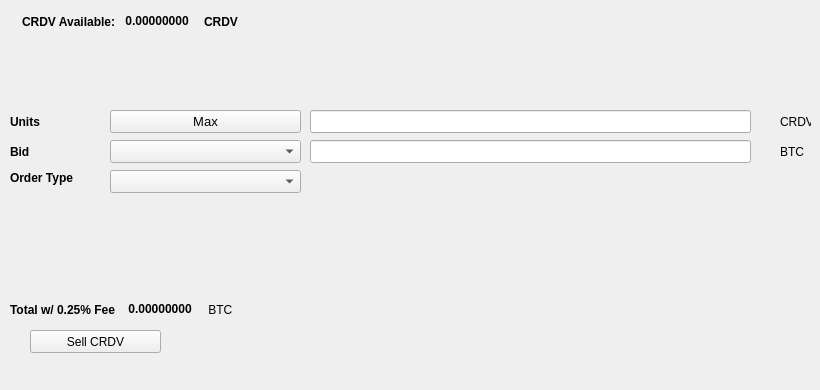
   <widget class="QWidget" name="SellTab">
    <attribute name="title">
     <string>Sell</string>
    </attribute>
    <widget class="QLabel" name="label_16">
     <property name="geometry">
      <rect>
       <x>780</x>
       <y>140</y>
       <width>31</width>
       <height>23</height>
      </rect>
     </property>
     <property name="text">
      <string>BTC</string>
     </property>
    </widget>
    <widget class="QComboBox" name="SellBidcomboBox">
     <property name="geometry">
      <rect>
       <x>110</x>
       <y>140</y>
       <width>191</width>
       <height>23</height>
      </rect>
     </property>
     <property name="font">
      <font>
       <pointsize>10</pointsize>
      </font>
     </property>
    </widget>
    <widget class="QLabel" name="label_18">
     <property name="geometry">
      <rect>
       <x>10</x>
       <y>110</y>
       <width>46</width>
       <height>23</height>
      </rect>
     </property>
     <property name="font">
      <font>
       <weight>75</weight>
       <bold>true</bold>
      </font>
     </property>
     <property name="text">
      <string>Units</string>
     </property>
    </widget>
    <widget class="QPushButton" name="Sell_Max_Amount">
     <property name="geometry">
      <rect>
       <x>110</x>
       <y>110</y>
       <width>191</width>
       <height>23</height>
      </rect>
     </property>
     <property name="font">
      <font>
       <pointsize>10</pointsize>
      </font>
     </property>
     <property name="text">
      <string>Max</string>
     </property>
    </widget>
    <widget class="QLabel" name="label_20">
     <property name="geometry">
      <rect>
       <x>10</x>
       <y>170</y>
       <width>91</width>
       <height>16</height>
      </rect>
     </property>
     <property name="font">
      <font>
       <weight>75</weight>
       <bold>true</bold>
      </font>
     </property>
     <property name="text">
      <string>Order Type</string>
     </property>
    </widget>
    <widget class="QComboBox" name="SellOrdertypeCombo">
     <property name="geometry">
      <rect>
       <x>110</x>
       <y>170</y>
       <width>191</width>
       <height>23</height>
      </rect>
     </property>
     <property name="font">
      <font>
       <pointsize>10</pointsize>
      </font>
     </property>
    </widget>
    <widget class="QLabel" name="label_21">
     <property name="geometry">
      <rect>
       <x>10</x>
       <y>140</y>
       <width>46</width>
       <height>23</height>
      </rect>
     </property>
     <property name="font">
      <font>
       <weight>75</weight>
       <bold>true</bold>
      </font>
     </property>
     <property name="text">
      <string>Bid</string>
     </property>
    </widget>
    <widget class="QLabel" name="label_22">
     <property name="geometry">
      <rect>
       <x>780</x>
       <y>110</y>
       <width>31</width>
       <height>23</height>
      </rect>
     </property>
     <property name="text">
      <string>CRDV</string>
     </property>
    </widget>
    <widget class="QLineEdit" name="UnitsInputCRDV">
     <property name="geometry">
      <rect>
       <x>310</x>
       <y>110</y>
       <width>441</width>
       <height>23</height>
      </rect>
     </property>
     <property name="font">
      <font>
       <pointsize>9</pointsize>
       <weight>75</weight>
       <bold>true</bold>
      </font>
     </property>
    </widget>
    <widget class="QLineEdit" name="SellBidPriceEdit">
     <property name="geometry">
      <rect>
       <x>310</x>
       <y>140</y>
       <width>441</width>
       <height>23</height>
      </rect>
     </property>
     <property name="font">
      <font>
       <pointsize>9</pointsize>
       <weight>75</weight>
       <bold>true</bold>
      </font>
     </property>
    </widget>
    <widget class="QPushButton" name="SellCRDVBTN">
     <property name="geometry">
      <rect>
       <x>30</x>
       <y>330</y>
       <width>131</width>
       <height>23</height>
      </rect>
     </property>
     <property name="text">
      <string>Sell CRDV</string>
     </property>
     <property name="icon">
      <iconset resource="../cryptodev">
       <normaloff>:/icons/bitcoin</normaloff>:/icons/bitcoin</iconset>
     </property>
    </widget>
    <widget class="QWidget" name="layoutWidget3">
     <property name="geometry">
      <rect>
       <x>22</x>
       <y>12</y>
       <width>258</width>
       <height>19</height>
      </rect>
     </property>
     <layout class="QHBoxLayout" name="horizontalLayout">
      <item>
       <widget class="QLabel" name="label232_2">
        <property name="font">
         <font>
          <weight>75</weight>
          <bold>true</bold>
         </font>
        </property>
        <property name="text">
         <string>CRDV Available:</string>
        </property>
       </widget>
      </item>
      <item>
       <widget class="QLabel" name="CRDVAvailableLabel">
        <property name="palette">
         <palette>
          <active>
           <colorrole role="WindowText">
            <brush brushstyle="SolidPattern">
             <color alpha="255">
              <red>0</red>
              <green>0</green>
              <blue>0</blue>
             </color>
            </brush>
           </colorrole>
           <colorrole role="Button">
            <brush brushstyle="SolidPattern">
             <color alpha="255">
              <red>0</red>
              <green>170</green>
              <blue>0</blue>
             </color>
            </brush>
           </colorrole>
           <colorrole role="Light">
            <brush brushstyle="SolidPattern">
             <color alpha="255">
              <red>0</red>
              <green>255</green>
              <blue>0</blue>
             </color>
            </brush>
           </colorrole>
           <colorrole role="Midlight">
            <brush brushstyle="SolidPattern">
             <color alpha="255">
              <red>0</red>
              <green>212</green>
              <blue>0</blue>
             </color>
            </brush>
           </colorrole>
           <colorrole role="Dark">
            <brush brushstyle="SolidPattern">
             <color alpha="255">
              <red>0</red>
              <green>85</green>
              <blue>0</blue>
             </color>
            </brush>
           </colorrole>
           <colorrole role="Mid">
            <brush brushstyle="SolidPattern">
             <color alpha="255">
              <red>0</red>
              <green>113</green>
              <blue>0</blue>
             </color>
            </brush>
           </colorrole>
           <colorrole role="Text">
            <brush brushstyle="SolidPattern">
             <color alpha="255">
              <red>0</red>
              <green>170</green>
              <blue>0</blue>
             </color>
            </brush>
           </colorrole>
           <colorrole role="BrightText">
            <brush brushstyle="SolidPattern">
             <color alpha="255">
              <red>255</red>
              <green>255</green>
              <blue>255</blue>
             </color>
            </brush>
           </colorrole>
           <colorrole role="ButtonText">
            <brush brushstyle="SolidPattern">
             <color alpha="255">
              <red>0</red>
              <green>0</green>
              <blue>0</blue>
             </color>
            </brush>
           </colorrole>
           <colorrole role="Base">
            <brush brushstyle="SolidPattern">
             <color alpha="255">
              <red>255</red>
              <green>255</green>
              <blue>255</blue>
             </color>
            </brush>
           </colorrole>
           <colorrole role="Window">
            <brush brushstyle="SolidPattern">
             <color alpha="255">
              <red>0</red>
              <green>170</green>
              <blue>0</blue>
             </color>
            </brush>
           </colorrole>
           <colorrole role="Shadow">
            <brush brushstyle="SolidPattern">
             <color alpha="255">
              <red>0</red>
              <green>0</green>
              <blue>0</blue>
             </color>
            </brush>
           </colorrole>
           <colorrole role="AlternateBase">
            <brush brushstyle="SolidPattern">
             <color alpha="255">
              <red>127</red>
              <green>212</green>
              <blue>127</blue>
             </color>
            </brush>
           </colorrole>
           <colorrole role="ToolTipBase">
            <brush brushstyle="SolidPattern">
             <color alpha="255">
              <red>255</red>
              <green>255</green>
              <blue>220</blue>
             </color>
            </brush>
           </colorrole>
           <colorrole role="ToolTipText">
            <brush brushstyle="SolidPattern">
             <color alpha="255">
              <red>0</red>
              <green>0</green>
              <blue>0</blue>
             </color>
            </brush>
           </colorrole>
          </active>
          <inactive>
           <colorrole role="WindowText">
            <brush brushstyle="SolidPattern">
             <color alpha="255">
              <red>0</red>
              <green>0</green>
              <blue>0</blue>
             </color>
            </brush>
           </colorrole>
           <colorrole role="Button">
            <brush brushstyle="SolidPattern">
             <color alpha="255">
              <red>0</red>
              <green>170</green>
              <blue>0</blue>
             </color>
            </brush>
           </colorrole>
           <colorrole role="Light">
            <brush brushstyle="SolidPattern">
             <color alpha="255">
              <red>0</red>
              <green>255</green>
              <blue>0</blue>
             </color>
            </brush>
           </colorrole>
           <colorrole role="Midlight">
            <brush brushstyle="SolidPattern">
             <color alpha="255">
              <red>0</red>
              <green>212</green>
              <blue>0</blue>
             </color>
            </brush>
           </colorrole>
           <colorrole role="Dark">
            <brush brushstyle="SolidPattern">
             <color alpha="255">
              <red>0</red>
              <green>85</green>
              <blue>0</blue>
             </color>
            </brush>
           </colorrole>
           <colorrole role="Mid">
            <brush brushstyle="SolidPattern">
             <color alpha="255">
              <red>0</red>
              <green>113</green>
              <blue>0</blue>
             </color>
            </brush>
           </colorrole>
           <colorrole role="Text">
            <brush brushstyle="SolidPattern">
             <color alpha="255">
              <red>0</red>
              <green>170</green>
              <blue>0</blue>
             </color>
            </brush>
           </colorrole>
           <colorrole role="BrightText">
            <brush brushstyle="SolidPattern">
             <color alpha="255">
              <red>255</red>
              <green>255</green>
              <blue>255</blue>
             </color>
            </brush>
           </colorrole>
           <colorrole role="ButtonText">
            <brush brushstyle="SolidPattern">
             <color alpha="255">
              <red>0</red>
              <green>0</green>
              <blue>0</blue>
             </color>
            </brush>
           </colorrole>
           <colorrole role="Base">
            <brush brushstyle="SolidPattern">
             <color alpha="255">
              <red>255</red>
              <green>255</green>
              <blue>255</blue>
             </color>
            </brush>
           </colorrole>
           <colorrole role="Window">
            <brush brushstyle="SolidPattern">
             <color alpha="255">
              <red>0</red>
              <green>170</green>
              <blue>0</blue>
             </color>
            </brush>
           </colorrole>
           <colorrole role="Shadow">
            <brush brushstyle="SolidPattern">
             <color alpha="255">
              <red>0</red>
              <green>0</green>
              <blue>0</blue>
             </color>
            </brush>
           </colorrole>
           <colorrole role="AlternateBase">
            <brush brushstyle="SolidPattern">
             <color alpha="255">
              <red>127</red>
              <green>212</green>
              <blue>127</blue>
             </color>
            </brush>
           </colorrole>
           <colorrole role="ToolTipBase">
            <brush brushstyle="SolidPattern">
             <color alpha="255">
              <red>255</red>
              <green>255</green>
              <blue>220</blue>
             </color>
            </brush>
           </colorrole>
           <colorrole role="ToolTipText">
            <brush brushstyle="SolidPattern">
             <color alpha="255">
              <red>0</red>
              <green>0</green>
              <blue>0</blue>
             </color>
            </brush>
           </colorrole>
          </inactive>
          <disabled>
           <colorrole role="WindowText">
            <brush brushstyle="SolidPattern">
             <color alpha="255">
              <red>0</red>
              <green>85</green>
              <blue>0</blue>
             </color>
            </brush>
           </colorrole>
           <colorrole role="Button">
            <brush brushstyle="SolidPattern">
             <color alpha="255">
              <red>0</red>
              <green>170</green>
              <blue>0</blue>
             </color>
            </brush>
           </colorrole>
           <colorrole role="Light">
            <brush brushstyle="SolidPattern">
             <color alpha="255">
              <red>0</red>
              <green>255</green>
              <blue>0</blue>
             </color>
            </brush>
           </colorrole>
           <colorrole role="Midlight">
            <brush brushstyle="SolidPattern">
             <color alpha="255">
              <red>0</red>
              <green>212</green>
              <blue>0</blue>
             </color>
            </brush>
           </colorrole>
           <colorrole role="Dark">
            <brush brushstyle="SolidPattern">
             <color alpha="255">
              <red>0</red>
              <green>85</green>
              <blue>0</blue>
             </color>
            </brush>
           </colorrole>
           <colorrole role="Mid">
            <brush brushstyle="SolidPattern">
             <color alpha="255">
              <red>0</red>
              <green>113</green>
              <blue>0</blue>
             </color>
            </brush>
           </colorrole>
           <colorrole role="Text">
            <brush brushstyle="SolidPattern">
             <color alpha="255">
              <red>0</red>
              <green>85</green>
              <blue>0</blue>
             </color>
            </brush>
           </colorrole>
           <colorrole role="BrightText">
            <brush brushstyle="SolidPattern">
             <color alpha="255">
              <red>255</red>
              <green>255</green>
              <blue>255</blue>
             </color>
            </brush>
           </colorrole>
           <colorrole role="ButtonText">
            <brush brushstyle="SolidPattern">
             <color alpha="255">
              <red>0</red>
              <green>85</green>
              <blue>0</blue>
             </color>
            </brush>
           </colorrole>
           <colorrole role="Base">
            <brush brushstyle="SolidPattern">
             <color alpha="255">
              <red>0</red>
              <green>170</green>
              <blue>0</blue>
             </color>
            </brush>
           </colorrole>
           <colorrole role="Window">
            <brush brushstyle="SolidPattern">
             <color alpha="255">
              <red>0</red>
              <green>170</green>
              <blue>0</blue>
             </color>
            </brush>
           </colorrole>
           <colorrole role="Shadow">
            <brush brushstyle="SolidPattern">
             <color alpha="255">
              <red>0</red>
              <green>0</green>
              <blue>0</blue>
             </color>
            </brush>
           </colorrole>
           <colorrole role="AlternateBase">
            <brush brushstyle="SolidPattern">
             <color alpha="255">
              <red>0</red>
              <green>170</green>
              <blue>0</blue>
             </color>
            </brush>
           </colorrole>
           <colorrole role="ToolTipBase">
            <brush brushstyle="SolidPattern">
             <color alpha="255">
              <red>255</red>
              <green>255</green>
              <blue>220</blue>
             </color>
            </brush>
           </colorrole>
           <colorrole role="ToolTipText">
            <brush brushstyle="SolidPattern">
             <color alpha="255">
              <red>0</red>
              <green>0</green>
              <blue>0</blue>
             </color>
            </brush>
           </colorrole>
          </disabled>
         </palette>
        </property>
        <property name="font">
         <font>
          <weight>75</weight>
          <bold>true</bold>
         </font>
        </property>
        <property name="text">
         <string> 0.00000000 </string>
        </property>
        <property name="textInteractionFlags">
         <set>Qt::LinksAccessibleByMouse|Qt::TextSelectableByKeyboard|Qt::TextSelectableByMouse</set>
        </property>
       </widget>
      </item>
      <item>
       <widget class="QLabel" name="labelCRDV">
        <property name="font">
         <font>
          <weight>75</weight>
          <bold>true</bold>
         </font>
        </property>
        <property name="text">
         <string>CRDV</string>
        </property>
       </widget>
      </item>
     </layout>
    </widget>
    <widget class="QWidget" name="layoutWidget">
     <property name="geometry">
      <rect>
       <x>10</x>
       <y>300</y>
       <width>268</width>
       <height>19</height>
      </rect>
     </property>
     <layout class="QHBoxLayout" name="horizontalLayout_2">
      <item>
       <widget class="QLabel" name="label_19">
        <property name="font">
         <font>
          <weight>75</weight>
          <bold>true</bold>
         </font>
        </property>
        <property name="text">
         <string>Total w/ 0.25% Fee </string>
        </property>
       </widget>
      </item>
      <item>
       <widget class="QLabel" name="SellCostLabel">
        <property name="palette">
         <palette>
          <active>
           <colorrole role="WindowText">
            <brush brushstyle="SolidPattern">
             <color alpha="255">
              <red>0</red>
              <green>0</green>
              <blue>0</blue>
             </color>
            </brush>
           </colorrole>
           <colorrole role="Button">
            <brush brushstyle="SolidPattern">
             <color alpha="255">
              <red>0</red>
              <green>170</green>
              <blue>0</blue>
             </color>
            </brush>
           </colorrole>
           <colorrole role="Light">
            <brush brushstyle="SolidPattern">
             <color alpha="255">
              <red>0</red>
              <green>255</green>
              <blue>0</blue>
             </color>
            </brush>
           </colorrole>
           <colorrole role="Midlight">
            <brush brushstyle="SolidPattern">
             <color alpha="255">
              <red>0</red>
              <green>212</green>
              <blue>0</blue>
             </color>
            </brush>
           </colorrole>
           <colorrole role="Dark">
            <brush brushstyle="SolidPattern">
             <color alpha="255">
              <red>0</red>
              <green>85</green>
              <blue>0</blue>
             </color>
            </brush>
           </colorrole>
           <colorrole role="Mid">
            <brush brushstyle="SolidPattern">
             <color alpha="255">
              <red>0</red>
              <green>113</green>
              <blue>0</blue>
             </color>
            </brush>
           </colorrole>
           <colorrole role="Text">
            <brush brushstyle="SolidPattern">
             <color alpha="255">
              <red>0</red>
              <green>170</green>
              <blue>0</blue>
             </color>
            </brush>
           </colorrole>
           <colorrole role="BrightText">
            <brush brushstyle="SolidPattern">
             <color alpha="255">
              <red>255</red>
              <green>255</green>
              <blue>255</blue>
             </color>
            </brush>
           </colorrole>
           <colorrole role="ButtonText">
            <brush brushstyle="SolidPattern">
             <color alpha="255">
              <red>0</red>
              <green>0</green>
              <blue>0</blue>
             </color>
            </brush>
           </colorrole>
           <colorrole role="Base">
            <brush brushstyle="SolidPattern">
             <color alpha="255">
              <red>255</red>
              <green>255</green>
              <blue>255</blue>
             </color>
            </brush>
           </colorrole>
           <colorrole role="Window">
            <brush brushstyle="SolidPattern">
             <color alpha="255">
              <red>0</red>
              <green>170</green>
              <blue>0</blue>
             </color>
            </brush>
           </colorrole>
           <colorrole role="Shadow">
            <brush brushstyle="SolidPattern">
             <color alpha="255">
              <red>0</red>
              <green>0</green>
              <blue>0</blue>
             </color>
            </brush>
           </colorrole>
           <colorrole role="AlternateBase">
            <brush brushstyle="SolidPattern">
             <color alpha="255">
              <red>127</red>
              <green>212</green>
              <blue>127</blue>
             </color>
            </brush>
           </colorrole>
           <colorrole role="ToolTipBase">
            <brush brushstyle="SolidPattern">
             <color alpha="255">
              <red>255</red>
              <green>255</green>
              <blue>220</blue>
             </color>
            </brush>
           </colorrole>
           <colorrole role="ToolTipText">
            <brush brushstyle="SolidPattern">
             <color alpha="255">
              <red>0</red>
              <green>0</green>
              <blue>0</blue>
             </color>
            </brush>
           </colorrole>
          </active>
          <inactive>
           <colorrole role="WindowText">
            <brush brushstyle="SolidPattern">
             <color alpha="255">
              <red>0</red>
              <green>0</green>
              <blue>0</blue>
             </color>
            </brush>
           </colorrole>
           <colorrole role="Button">
            <brush brushstyle="SolidPattern">
             <color alpha="255">
              <red>0</red>
              <green>170</green>
              <blue>0</blue>
             </color>
            </brush>
           </colorrole>
           <colorrole role="Light">
            <brush brushstyle="SolidPattern">
             <color alpha="255">
              <red>0</red>
              <green>255</green>
              <blue>0</blue>
             </color>
            </brush>
           </colorrole>
           <colorrole role="Midlight">
            <brush brushstyle="SolidPattern">
             <color alpha="255">
              <red>0</red>
              <green>212</green>
              <blue>0</blue>
             </color>
            </brush>
           </colorrole>
           <colorrole role="Dark">
            <brush brushstyle="SolidPattern">
             <color alpha="255">
              <red>0</red>
              <green>85</green>
              <blue>0</blue>
             </color>
            </brush>
           </colorrole>
           <colorrole role="Mid">
            <brush brushstyle="SolidPattern">
             <color alpha="255">
              <red>0</red>
              <green>113</green>
              <blue>0</blue>
             </color>
            </brush>
           </colorrole>
           <colorrole role="Text">
            <brush brushstyle="SolidPattern">
             <color alpha="255">
              <red>0</red>
              <green>170</green>
              <blue>0</blue>
             </color>
            </brush>
           </colorrole>
           <colorrole role="BrightText">
            <brush brushstyle="SolidPattern">
             <color alpha="255">
              <red>255</red>
              <green>255</green>
              <blue>255</blue>
             </color>
            </brush>
           </colorrole>
           <colorrole role="ButtonText">
            <brush brushstyle="SolidPattern">
             <color alpha="255">
              <red>0</red>
              <green>0</green>
              <blue>0</blue>
             </color>
            </brush>
           </colorrole>
           <colorrole role="Base">
            <brush brushstyle="SolidPattern">
             <color alpha="255">
              <red>255</red>
              <green>255</green>
              <blue>255</blue>
             </color>
            </brush>
           </colorrole>
           <colorrole role="Window">
            <brush brushstyle="SolidPattern">
             <color alpha="255">
              <red>0</red>
              <green>170</green>
              <blue>0</blue>
             </color>
            </brush>
           </colorrole>
           <colorrole role="Shadow">
            <brush brushstyle="SolidPattern">
             <color alpha="255">
              <red>0</red>
              <green>0</green>
              <blue>0</blue>
             </color>
            </brush>
           </colorrole>
           <colorrole role="AlternateBase">
            <brush brushstyle="SolidPattern">
             <color alpha="255">
              <red>127</red>
              <green>212</green>
              <blue>127</blue>
             </color>
            </brush>
           </colorrole>
           <colorrole role="ToolTipBase">
            <brush brushstyle="SolidPattern">
             <color alpha="255">
              <red>255</red>
              <green>255</green>
              <blue>220</blue>
             </color>
            </brush>
           </colorrole>
           <colorrole role="ToolTipText">
            <brush brushstyle="SolidPattern">
             <color alpha="255">
              <red>0</red>
              <green>0</green>
              <blue>0</blue>
             </color>
            </brush>
           </colorrole>
          </inactive>
          <disabled>
           <colorrole role="WindowText">
            <brush brushstyle="SolidPattern">
             <color alpha="255">
              <red>0</red>
              <green>85</green>
              <blue>0</blue>
             </color>
            </brush>
           </colorrole>
           <colorrole role="Button">
            <brush brushstyle="SolidPattern">
             <color alpha="255">
              <red>0</red>
              <green>170</green>
              <blue>0</blue>
             </color>
            </brush>
           </colorrole>
           <colorrole role="Light">
            <brush brushstyle="SolidPattern">
             <color alpha="255">
              <red>0</red>
              <green>255</green>
              <blue>0</blue>
             </color>
            </brush>
           </colorrole>
           <colorrole role="Midlight">
            <brush brushstyle="SolidPattern">
             <color alpha="255">
              <red>0</red>
              <green>212</green>
              <blue>0</blue>
             </color>
            </brush>
           </colorrole>
           <colorrole role="Dark">
            <brush brushstyle="SolidPattern">
             <color alpha="255">
              <red>0</red>
              <green>85</green>
              <blue>0</blue>
             </color>
            </brush>
           </colorrole>
           <colorrole role="Mid">
            <brush brushstyle="SolidPattern">
             <color alpha="255">
              <red>0</red>
              <green>113</green>
              <blue>0</blue>
             </color>
            </brush>
           </colorrole>
           <colorrole role="Text">
            <brush brushstyle="SolidPattern">
             <color alpha="255">
              <red>0</red>
              <green>85</green>
              <blue>0</blue>
             </color>
            </brush>
           </colorrole>
           <colorrole role="BrightText">
            <brush brushstyle="SolidPattern">
             <color alpha="255">
              <red>255</red>
              <green>255</green>
              <blue>255</blue>
             </color>
            </brush>
           </colorrole>
           <colorrole role="ButtonText">
            <brush brushstyle="SolidPattern">
             <color alpha="255">
              <red>0</red>
              <green>85</green>
              <blue>0</blue>
             </color>
            </brush>
           </colorrole>
           <colorrole role="Base">
            <brush brushstyle="SolidPattern">
             <color alpha="255">
              <red>0</red>
              <green>170</green>
              <blue>0</blue>
             </color>
            </brush>
           </colorrole>
           <colorrole role="Window">
            <brush brushstyle="SolidPattern">
             <color alpha="255">
              <red>0</red>
              <green>170</green>
              <blue>0</blue>
             </color>
            </brush>
           </colorrole>
           <colorrole role="Shadow">
            <brush brushstyle="SolidPattern">
             <color alpha="255">
              <red>0</red>
              <green>0</green>
              <blue>0</blue>
             </color>
            </brush>
           </colorrole>
           <colorrole role="AlternateBase">
            <brush brushstyle="SolidPattern">
             <color alpha="255">
              <red>0</red>
              <green>170</green>
              <blue>0</blue>
             </color>
            </brush>
           </colorrole>
           <colorrole role="ToolTipBase">
            <brush brushstyle="SolidPattern">
             <color alpha="255">
              <red>255</red>
              <green>255</green>
              <blue>220</blue>
             </color>
            </brush>
           </colorrole>
           <colorrole role="ToolTipText">
            <brush brushstyle="SolidPattern">
             <color alpha="255">
              <red>0</red>
              <green>0</green>
              <blue>0</blue>
             </color>
            </brush>
           </colorrole>
          </disabled>
         </palette>
        </property>
        <property name="font">
         <font>
          <weight>75</weight>
          <bold>true</bold>
         </font>
        </property>
        <property name="autoFillBackground">
         <bool>false</bool>
        </property>
        <property name="text">
         <string> 0.00000000</string>
        </property>
        <property name="textInteractionFlags">
         <set>Qt::LinksAccessibleByMouse|Qt::TextSelectableByMouse</set>
        </property>
       </widget>
      </item>
      <item>
       <widget class="QLabel" name="label_17">
        <property name="font">
         <font>
          <weight>50</weight>
          <bold>false</bold>
         </font>
        </property>
        <property name="text">
         <string> BTC</string>
        </property>
       </widget>
      </item>
     </layout>
    </widget>
    <widget class="QLabel" name="label_23">
     <property name="geometry">
      <rect>
       <x>460</x>
       <y>300</y>
       <width>281</width>
       <height>81</height>
      </rect>
     </property>
     <property name="text">
      <string/>
     </property>
     <property name="pixmap">
      <pixmap>:/images/bittrex</pixmap>
     </property>
    </widget>
   </widget>
